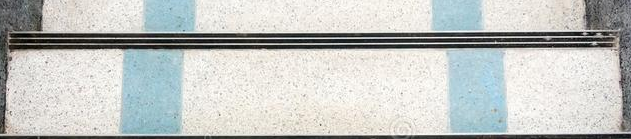
#> input picture vision/stair_case/picture/temp.png, 631 x 139 px, found by its file name
$ python sift_matcher_clean.py
#> lines starting #> are read from the running program, lines starting #| are printed output that depends on the picture
import cv2
import numpy as np
from matplotlib import pyplot as plt

# read template and image and convert RGB to Gray
tem = cv2.imread('../picture/temp.png')
#> tem is the input picture: shape (139, 631, 3); mean B, G, R 194, 196.6, 193.9
img = cv2.imread('../picture/2.png')
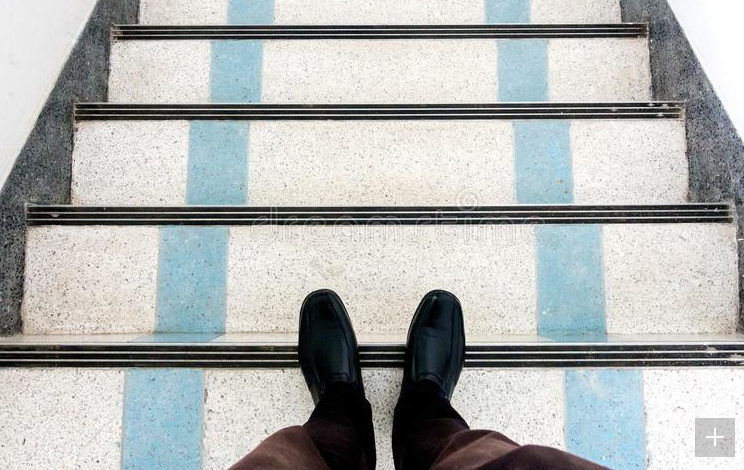
#> input picture vision/stair_case/picture/2.png, 744 x 470 px, found by its file name
#> img is the input picture: shape (470, 744, 3); mean B, G, R 176.9, 178.3, 175.4

# init SIFT
sift = cv2.xfeatures2d.SIFT_create()

# get keypoints of template and image
temKp, temDes = sift.detectAndCompute(tem, None)
#> temKp = 178 keypoints; strongest (x, y, size): (594, 43, 2.6), (590, 33, 2.7), (548, 37, 2.7), (594, 33, 2.6)
imgKp, imgDes = sift.detectAndCompute(img, None)
#> imgKp = 1089 keypoints; strongest (x, y, size): (323, 313, 30.9), (438, 313, 31.4), (381, 386, 25), (715, 210, 2.3)

# FLANN parameters
FLANN_INDEX_KDTREE = 0
index_params = dict(algorithm = FLANN_INDEX_KDTREE, trees = 5)
search_params = dict(check = 50) # or pass empty dictionary

flann = cv2.FlannBasedMatcher(index_params, search_params)

matches = flann.knnMatch(temDes, imgDes, k = 2)
#> matches = 178 matches
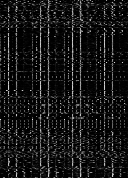
#> temDes: shape (178, 128) float32; min 0, max 236, mean 22.2

matchesMask = [[0, 0] for i in range(len(matches))]
#> matchesMask = 178 pairs, first value 0 to 0, second value 0 to 0

# ratio test as per Lowe's paper
for i, (m, n) in enumerate(matches):
    if m.distance < 1.1 * n.distance:
        matchesMask[i] = [1, 0]
#> after the loop, matchesMask = 178 pairs, first value 1 to 1, second value 0 to 0

draw_params = dict(matchColor = (0, 255, 0), singlePointColor = (255, 0, 0),
    matchesMask = matchesMask, flags = 0)
#> draw_params = 4 items

# draw
result = cv2.drawMatchesKnn(tem, temKp, img, imgKp, matches, None, **draw_params)
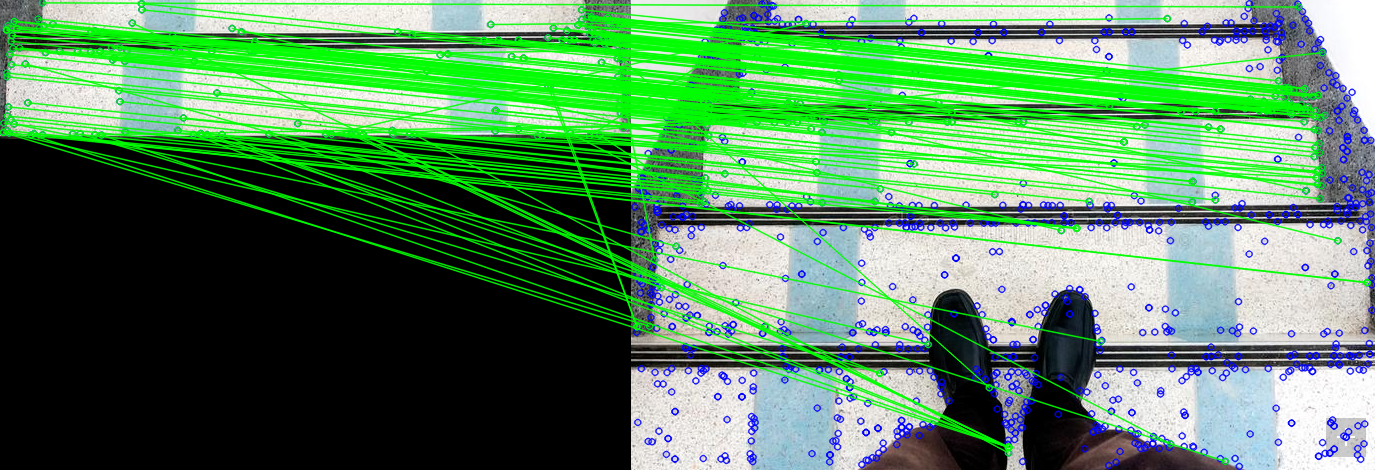
#> result: shape (470, 1375, 3); mean B, G, R 95.9, 136.3, 88.4
cv2.imwrite('../picture/sift_match.jpg', result)

#plt.imshow(result), plt.show()

#img=cv2.drawKeypoints(gray,kp,img,flags=cv2.DRAW_MATCHES_FLAGS_DRAW_RICH_KEYPOINTS)
#cv2.imwrite('../picture/sift_test.jpg',img)
